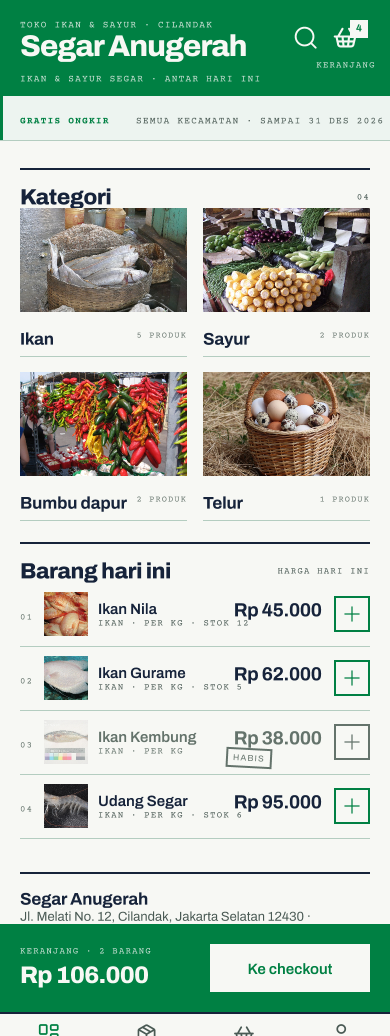
#> input picture design/figcraft/previews/store/01-beranda.png, 780 x 2072 px (shown at 1/2 size); its folder holds 4 pictures in this run
$ python sheet.py
#> lines starting #> are read from the running program, lines starting #| are printed output that depends on the picture
"""sheet — one contact sheet per board, from the exported previews."""
import os, sys
from PIL import Image, ImageDraw

def sheet(src_dir, out, cols, thumb_w, pad=18, bg="#e9ece8", label_h=20):
#> called with src_dir = 'previews/store', out = 'previews/store-sheet.png', cols = 6, thumb_w = 260, pad = 18, bg = '#e9ece8', label_h = 20
    files = sorted(f for f in os.listdir(src_dir) if f.endswith(".png"))
    ims = []
    for f in files:
        im = Image.open(os.path.join(src_dir, f)).convert("RGB")
        k = thumb_w / im.width
#> k = 0.333
        ims.append((f[:-4], im.resize((thumb_w, max(1, int(im.height * k))), Image.LANCZOS)))
    rows = (len(ims) + cols - 1) // cols
    row_h = [0] * rows
    for i, (_, im) in enumerate(ims):
        row_h[i // cols] = max(row_h[i // cols], im.height + label_h)
    W = cols * (thumb_w + pad) + pad
    H = sum(row_h) + pad * (rows + 1)
    sh = Image.new("RGB", (W, H), bg)
    d = ImageDraw.Draw(sh)
    y = pad
    for r in range(rows):
        x = pad
        for c in range(cols):
            i = r * cols + c
            if i >= len(ims):
                break
            name, im = ims[i]
            sh.paste(im, (x, y + label_h))
            d.text((x, y + 4), name, fill="#16233a")
            x += thumb_w + pad
        y += row_h[r] + pad
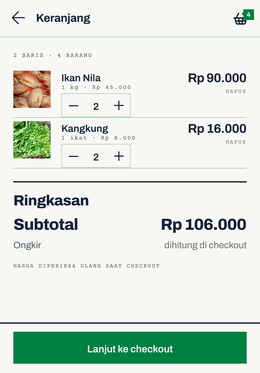
#> im: PIL image 260x373 RGB; mean R, G, B 216.7, 227.8, 218.7
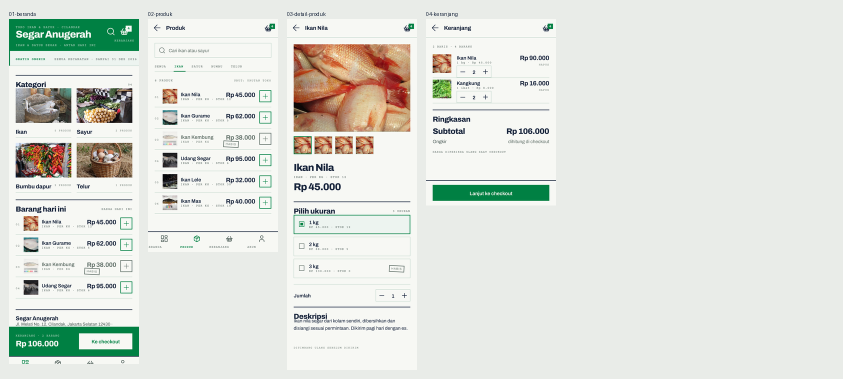
#> sh: PIL image 1686x758 RGB (shown at 1/2 size); mean R, G, B 222.7, 226.1, 219.3
    sh.save(out)
    print(out, sh.size, len(ims), "screens")


if __name__ == "__main__":
    sheet("previews/store", "previews/store-sheet.png", cols=6, thumb_w=260)
    sheet("previews/admin", "previews/admin-sheet.png", cols=3, thumb_w=620)
#> (the run stopped early here; a loop or call above may not have finished)
